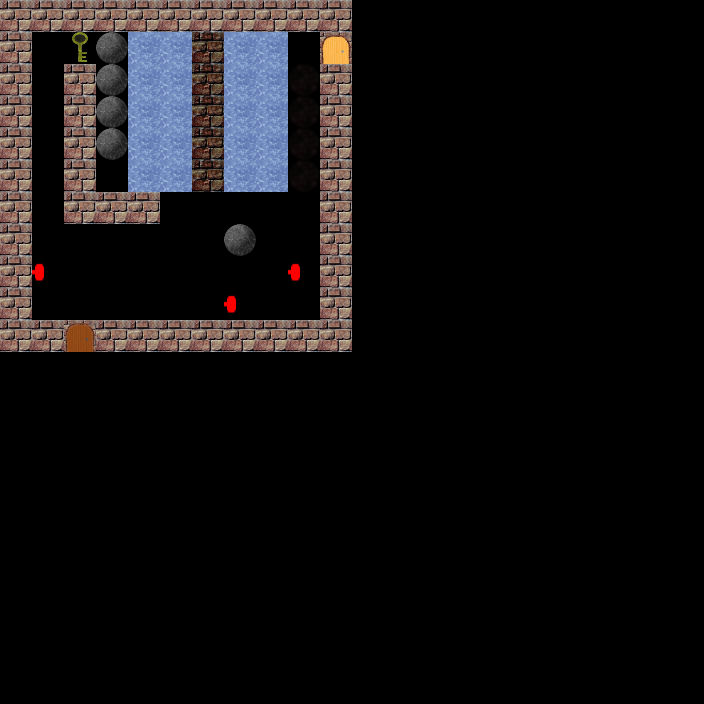

Tiled map render using the project's own tile images. Description and the map definition, with tile-layer contents summarised, below:
An orthogonal 22x22 tile map with 32x32 px tiles, 1 tile layer (Tile Layer 3), 2 hidden layers not drawn.

<map version="1.0" orientation="orthogonal" renderorder="right-down" width="22" height="22" tilewidth="32" tileheight="32">
 <tileset firstgid="1" name="tiles" tilewidth="32" tileheight="32">
  <image source="../data/tex/tiles.png" width="128" height="96" />
 </tileset>
 <layer name="Tile Layer 1" width="22" height="22" visible="0">
  <data>[484 cells, 72 non-empty, 5 distinct tile ids]</data>
 </layer>
 <layer name="Tile Layer 2" width="22" height="22" visible="0">
  <data>[484 cells, 65 non-empty, 7 distinct tile ids]</data>
 </layer>
 <layer name="Tile Layer 3" width="22" height="22">
  <data>[484 cells, 85 non-empty, 9 distinct tile ids]</data>
 </layer>
</map>
